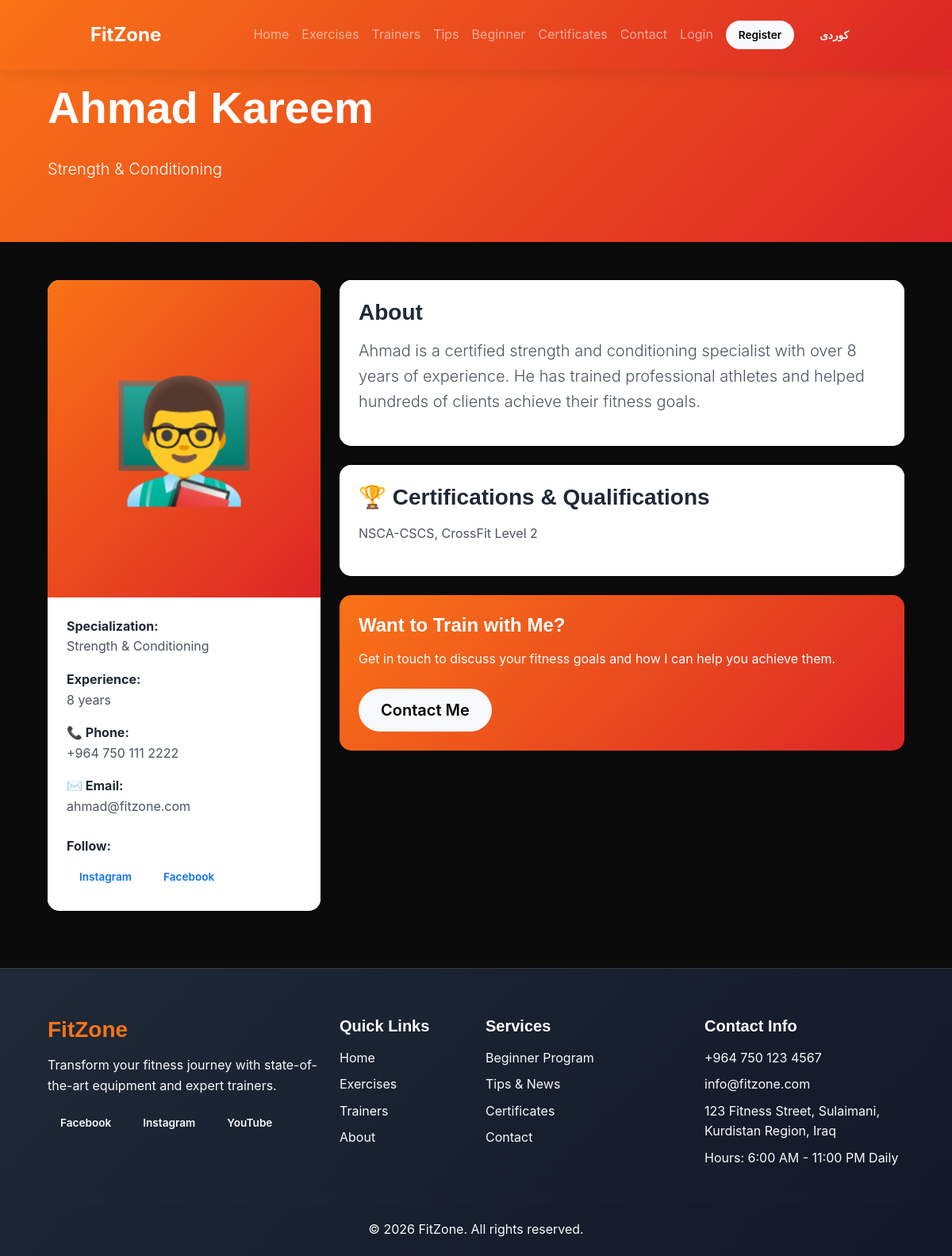
Screenshot of /trainer-detail.php?id=1 with the database file from the repository.
### tables this page shows
CREATE TABLE `settings` (
    `id` INT PRIMARY KEY AUTO_INCREMENT,
    `setting_key` VARCHAR(100) NOT NULL UNIQUE,
    `setting_value` TEXT,
    `setting_value_ku` TEXT,
    `setting_type` ENUM('text', 'textarea', 'number', 'boolean', 'json', 'image', 'color') DEFAULT 'text',
    `category` VARCHAR(50) DEFAULT 'general',
    `label` VARCHAR(100),
    `label_ku` VARCHAR(100),
    `description` VARCHAR(255),
    `sort_order` INT DEFAULT 0,
    `updated_at` TIMESTAMP DEFAULT CURRENT_TIMESTAMP ON UPDATE CURRENT_TIMESTAMP
);

CREATE TABLE `trainers` (
    `id` INT PRIMARY KEY AUTO_INCREMENT,
    `first_name` VARCHAR(50) NOT NULL,
    `first_name_ku` VARCHAR(50),
    `last_name` VARCHAR(50) NOT NULL,
    `last_name_ku` VARCHAR(50),
    `email` VARCHAR(100),
    `phone` VARCHAR(20) NOT NULL,
    `specialization` VARCHAR(200),
    `specialization_ku` VARCHAR(200),
    `bio` TEXT,
    `bio_ku` TEXT,
    `experience_years` INT DEFAULT 0,
    `certifications` TEXT,
    `certifications_ku` TEXT,
    `avatar` VARCHAR(255) DEFAULT 'default-trainer.png',
    `cover_image` VARCHAR(255),
    `social_instagram` VARCHAR(100),
    `social_facebook` VARCHAR(100),
    `social_youtube` VARCHAR(100),
    `is_active` TINYINT(1) DEFAULT 1,
    `sort_order` INT DEFAULT 0,
    `created_at` TIMESTAMP DEFAULT CURRENT_TIMESTAMP,
    `updated_at` TIMESTAMP DEFAULT CURRENT_TIMESTAMP ON UPDATE CURRENT_TIMESTAMP
);

### trainer-detail.php (the view, shortened to what the rows shown need)
<?php
require_once 'includes/config.php';
require_once 'includes/functions.php';
$id = (int)($_GET['id'] ?? 0);
$trainer = fetchOne("SELECT * FROM trainers WHERE id = ? AND is_active = 1", [$id]);
$pageTitle = getLocalized($trainer, 'first_name') . ' ' . getLocalized($trainer, 'last_name');
include 'includes/header.php';
?>
<div class="page-header" style="background: linear-gradient(135deg, #f97316 0%, #dc2626 100%); padding: 60px 0; color: white;">
    <div class="container">
        <nav aria-label="breadcrumb">
            <ol class="breadcrumb text-white">
            </ol>
        </nav>
        <h1 class="display-4 fw-bold"><?= e($pageTitle) ?></h1>
        <p class="lead"><?= e(getLocalized($trainer, 'specialization')) ?></p>
    </div>
</div>
<div class="container py-5">
    <div class="row">
        <div class="col-lg-4 mb-4">
            <div class="card shadow-sm" style="border: none; border-radius: 15px; overflow: hidden; background: white;">
                <div class="card-body p-4" style="background: white;">
                    <div class="mb-3" style="color: #4b5563;">
                        <strong style="color: #1f2937;"><?= __('Specialization', 'پسپۆڕی') ?>:</strong><br>
                        <?= e(getLocalized($trainer, 'specialization')) ?>
                    </div>
                    <div class="mb-3" style="color: #4b5563;">
                        <strong style="color: #1f2937;"><?= __('Experience', 'ئەزموون') ?>:</strong><br>
                        <?= $trainer['experience_years'] ?> <?= __('years', 'ساڵ') ?>
                    </div>
                    <?php if ($trainer['phone']): ?>
                        <div class="mb-3" style="color: #4b5563;">
                            <strong style="color: #1f2937;">📞 <?= __('Phone', 'تەلەفۆن') ?>:</strong><br>
                            <?= e($trainer['phone']) ?>
                        </div>
                    <?php endif; ?>
                    <?php if ($trainer['email']): ?>
                        <div class="mb-3" style="color: #4b5563;">
                            <strong style="color: #1f2937;">✉️ <?= __('Email', 'ئیمەیڵ') ?>:</strong><br>
                            <?= e($trainer['email']) ?>
                        </div>
                    <?php endif; ?>
                    <?php if ($trainer['social_instagram'] || $trainer['social_facebook'] || $trainer['social_youtube']): ?>
                        <div class="mt-4" style="color: #4b5563;">
                            <strong style="color: #1f2937;"><?= __('Follow', 'فۆڵۆو') ?>:</strong><br>
                            <div class="d-flex gap-2 mt-2">
                            </div>
                        </div>
                    <?php endif; ?>
                </div>
            </div>
        </div>
        <div class="col-lg-8">
            <div class="card shadow-sm mb-4" style="border: none; border-radius: 15px; background: white;">
                <div class="card-body p-4" style="background: white;">
                    <h3 class="fw-bold mb-3" style="color: #1f2937;"><?= __('About', 'دەربارە') ?></h3>
                    <p class="lead" style="color: #4b5563;"><?= nl2br(e(getLocalized($trainer, 'bio'))) ?></p>
                </div>
            </div>
            <?php if ($trainer['certifications']): ?>
                <div class="card shadow-sm mb-4" style="border: none; border-radius: 15px; background: white;">
                    <div class="card-body p-4" style="background: white;">
                        <h3 class="fw-bold mb-3" style="color: #1f2937;">🏆 <?= __('Certifications & Qualifications', 'بڕوانامەکان و بەرهەمەکان') ?></h3>
                        <p style="color: #4b5563;"><?= nl2br(e(getLocalized($trainer, 'certifications'))) ?></p>
                    </div>
                </div>
            <?php endif; ?>
        </div>
    </div>
</div>
<?php include 'includes/footer.php'; ?>

### includes/navbar.php (shortened to what the rows shown need)
<?php
$lang = getCurrentLang();
?>
<nav class="navbar navbar-expand-lg navbar-dark sticky-top" style="background: linear-gradient(135deg, #f97316 0%, #dc2626 100%); box-shadow: 0 4px 20px rgba(0,0,0,0.1);">
    <div class="container">
        <a class="navbar-brand fw-bold" href="<?= SITE_URL ?>/index.php" style="font-size: 1.5rem;">
            <?= e(getSetting('site_name', $lang)) ?>
        </a>
        <div class="collapse navbar-collapse" id="navbarNav">
            <ul class="navbar-nav ms-auto align-items-center">
            </ul>
        </div>
    </div>
</nav>

### includes/footer.php (shortened to what the rows shown need)
    <footer class="footer" style="background: linear-gradient(135deg, #1f2937 0%, #111827 100%); color: white; padding: 60px 0 20px;">
        <div class="container">
            <div class="row g-4">
                <div class="col-lg-4 col-md-6">
                    <h3 class="fw-bold mb-3" style="color: #f97316;"><?= e(getSetting('site_name', $lang)) ?></h3>
                    <p class="text-light"><?= e(getSetting('site_description', $lang)) ?></p>
                    <div class="d-flex gap-2 mt-3">
                        <?php if ($fb = getSetting('social_facebook')): ?>
                            <a href="<?= e($fb) ?>" target="_blank" class="btn btn-sm btn-outline-light">Facebook</a>
                        <?php endif; ?>
                        <?php if ($ig = getSetting('social_instagram')): ?>
                            <a href="<?= e($ig) ?>" target="_blank" class="btn btn-sm btn-outline-light">Instagram</a>
                        <?php endif; ?>
                        <?php if ($yt = getSetting('social_youtube')): ?>
                            <a href="<?= e($yt) ?>" target="_blank" class="btn btn-sm btn-outline-light">YouTube</a>
                        <?php endif; ?>
                    </div>
                </div>
                <div class="col-lg-3 col-md-6">
                    <ul class="list-unstyled">
                        <li class="mb-2 text-light"><?= e(getSetting('site_phone')) ?></li>
                        <li class="mb-2 text-light"><?= e(getSetting('site_email')) ?></li>
                        <li class="mb-2 text-light"><?= e(getSetting('site_address', $lang)) ?></li>
                        <li class="mb-2 text-light"><?= __('Hours:', 'کاتژمێر:') ?> <?= e(getSetting('working_hours', $lang)) ?></li>
                    </ul>
                </div>
            </div>
            <div class="text-center text-light">
                <p class="mb-0">&copy; <?= date('Y') ?> <?= e(getSetting('site_name', $lang)) ?>. <?= __('All rights reserved.', 'هەموو مافەکان پارێزراون.') ?></p>
            </div>
        </div>
    </footer>
</body>
</html>

### rows the page displays
settings: setting_value "FitZone"
trainers: pageTitle "Ahmad Kareem", specialization "Strength & Conditioning", experience_years "8", phone "+964 750 111 2222", email "ahmad@fitzone.com", bio "Ahmad is a certified strength and conditioning specialist with over 8 years of experience. He has trained professional athletes and helped hundreds of clients achieve their fitness goals.", certifications "NSCA-CSCS, CrossFit Level 2"
settings: setting_value "Transform your fitness journey with state-of-the-art equipment and expert trainers."
settings: setting_value "+964 750 123 4567"
settings: setting_value "info@fitzone.com"
settings: setting_value "123 Fitness Street, Sulaimani, Kurdistan Region, Iraq"
settings: setting_value "6:00 AM - 11:00 PM Daily"

### other values shown
__('Home', 'سەرەتا') "Home"
__('Exercises', 'ڕاهێنانەکان') "Exercises"
__('Trainers', 'ڕاهێنەرەکان') "Trainers"
__('Tips', 'ئامۆژگاری') "Tips"
__('Beginner', 'سەرەتایی') "Beginner"
__('Certificates', 'بڕوانامە') "Certificates"
__('Contact', 'پەیوەندی') "Contact"
__('Login', 'چوونەژوورەوە') "Login"
__('Register', 'تۆمارکردن') "Register"
__('Specialization', 'پسپۆڕی') "Specialization"
__('Experience', 'ئەزموون') "Experience"
__('years', 'ساڵ') "years"
__('Phone', 'تەلەفۆن') "Phone"
__('Email', 'ئیمەیڵ') "Email"
__('Follow', 'فۆڵۆو') "Follow"
